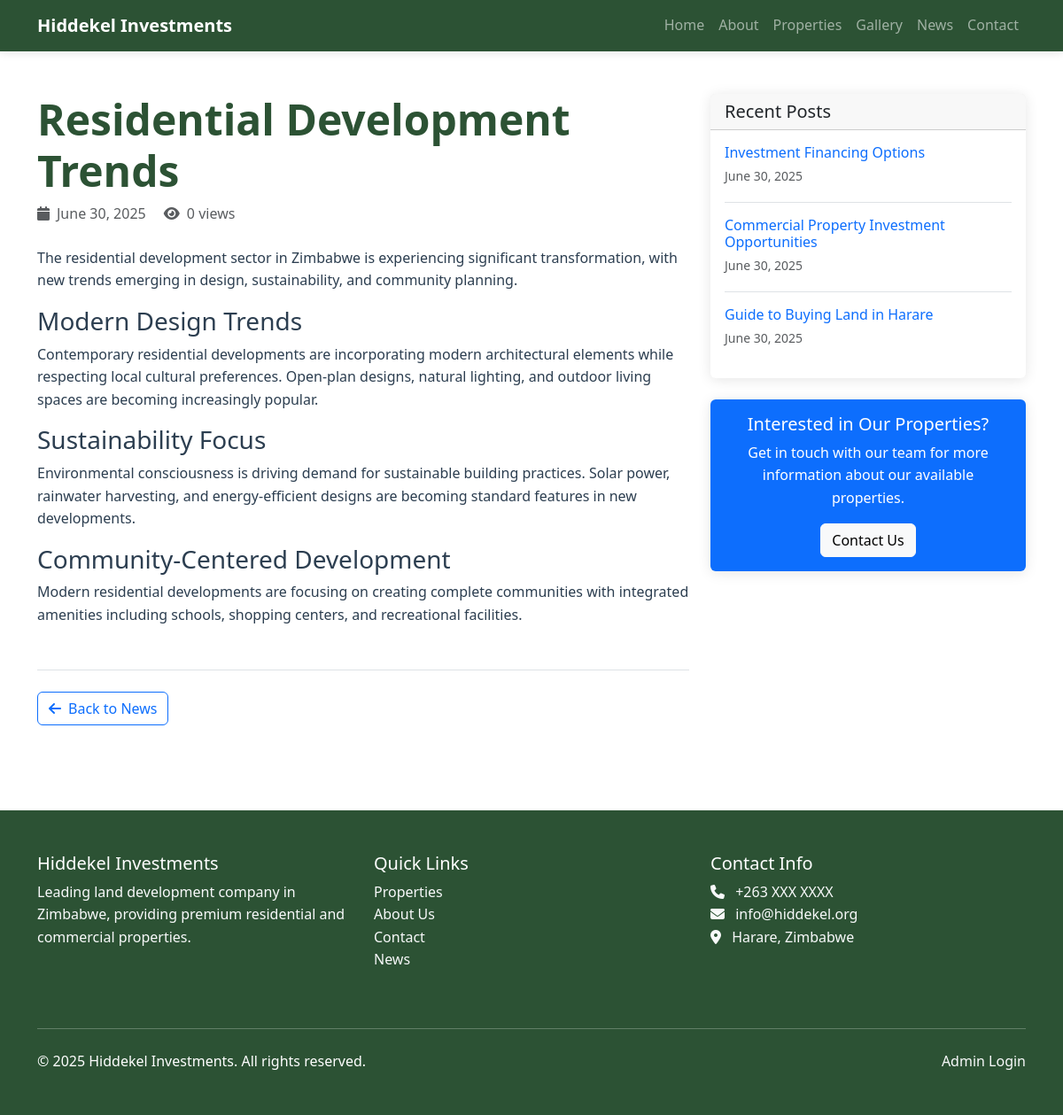
Screenshot of /blog/residential-development-trends with the database file from the repository.
### models.py (models this page shows)
class BlogPost(db.Model):
    id = db.Column(db.Integer, primary_key=True)
    title = db.Column(db.String(200), nullable=False)
    slug = db.Column(db.String(200), unique=True, nullable=False)
    content = db.Column(db.Text)
    excerpt = db.Column(db.Text)
    featured_image = db.Column(db.String(255))
    status = db.Column(db.String(20), default='Published')  # Published, Draft, Featured
    views = db.Column(db.Integer, default=0)
    created_at = db.Column(db.DateTime, default=datetime.utcnow)
    updated_at = db.Column(db.DateTime, default=datetime.utcnow, onupdate=datetime.utcnow)

### routes.py (the view)
@main_bp.route('/blog/<slug>')
def blog_post(slug):
    post = BlogPost.query.filter_by(slug=slug, status='Published').first_or_404()
    post.views += 1
    db.session.commit()
    recent_posts = BlogPost.query.filter(
        BlogPost.id != post.id,
        BlogPost.status == 'Published'
    ).order_by(BlogPost.created_at.desc()).limit(3).all()
    return render_template('blog_post.html', post=post, recent_posts=recent_posts)

### templates/blog_post.html (shortened to what this page needs)
{% extends "base.html" %}
{% block content %}
<div class="container py-5">
    <div class="row">
        <div class="col-lg-8" data-aos="fade-right">
            <article>
                <header class="mb-4">
                    <h1 class="display-5 fw-bold text-primary">{{ post.title }}</h1>
                    <div class="text-muted mb-3">
                        <i class="fas fa-calendar me-2"></i>{{ post.created_at.strftime('%B %d, %Y') }}
                        <i class="fas fa-eye ms-3 me-2"></i>{{ post.views }} views
                    </div>
                </header>
                <div class="post-content">
                    {{ post.content|safe }}
                </div>
                <footer class="mt-5 pt-4 border-top">
                    <div class="d-flex justify-content-between align-items-center">
                        <div>
                            <a href="{{ url_for('main.blog') }}" class="btn btn-outline-primary">
                                <i class="fas fa-arrow-left me-2"></i>Back to News
                            </a>
                        </div>
                    </div>
                </footer>
            </article>
        </div>
        <div class="col-lg-4" data-aos="fade-left">
            <div class="sticky-top" style="top: 20px;">
                {% if recent_posts %}
                <div class="card mb-4">
                    <div class="card-header">
                        <h5 class="card-title mb-0">Recent Posts</h5>
                    </div>
                    <div class="card-body">
                        {% for recent in recent_posts %}
                        <div class="mb-3 {% if not loop.last %}border-bottom pb-3{% endif %}">
                            <h6 class="mb-1">
                                <a href="{{ url_for('main.blog_post', slug=recent.slug) }}"
                                   class="text-decoration-none">{{ recent.title }}</a>
                            </h6>
                            <small class="text-muted">{{ recent.created_at.strftime('%B %d, %Y') }}</small>
                        </div>
                        {% endfor %}
                    </div>
                </div>
                {% endif %}
                <div class="card bg-primary text-white">
                    <div class="card-body text-center">
                        <h5 class="card-title">Interested in Our Properties?</h5>
                        <p class="card-text">Get in touch with our team for more information about our available properties.</p>
                        <a href="{{ url_for('main.contact') }}" class="btn btn-light">Contact Us</a>
                    </div>
                </div>
            </div>
        </div>
    </div>
</div>
{% endblock %}

### templates/base.html (style rules this page uses)
:root { --primary-color: #2c5234; --secondary-color: #4a7c59; --accent-color: #f39c12; --text-dark: #2c3e50; --text-light: #7f8c8d; --bg-light: #f8f9fa; }
body { font-family: 'Segoe UI', Tahoma, Geneva, Verdana, sans-serif; line-height: 1.6; color: var(--text-dark); }
.text-primary { color: var(--primary-color) !important; }
.card { border: none; box-shadow: 0 2px 15px rgba(0,0,0,0.1); transition: transform 0.3s ease; }

### rows the page displays
BlogPost: title "Residential Development Trends", created_at "June 30, 2025", views "0", content "The residential development sector in Zimbabwe is experiencing significant transformation, with new trends emerging in design, sustainability, and community planning. Modern Design Trends Contemporary residential developments are incorporating modern architectural elements while respecting local cultural preferences. Open-plan designs, natural lighting, and outdoor living spaces are becoming increasingly popular. Sustainability Focus Environmental consciousness is driving demand for sustainable building practices. Solar power, rainwater harvesting, and energy-efficient designs are becoming standard features in new developments. Community-Centered Development Modern residential developments…"
BlogPost: title "Investment Financing Options", created_at "June 30, 2025"
BlogPost: title "Commercial Property Investment Opportunities", created_at "June 30, 2025"
BlogPost: title "Guide to Buying Land in Harare", created_at "June 30, 2025"

### other values shown
{{ current_year or 2025 }} "2025"
